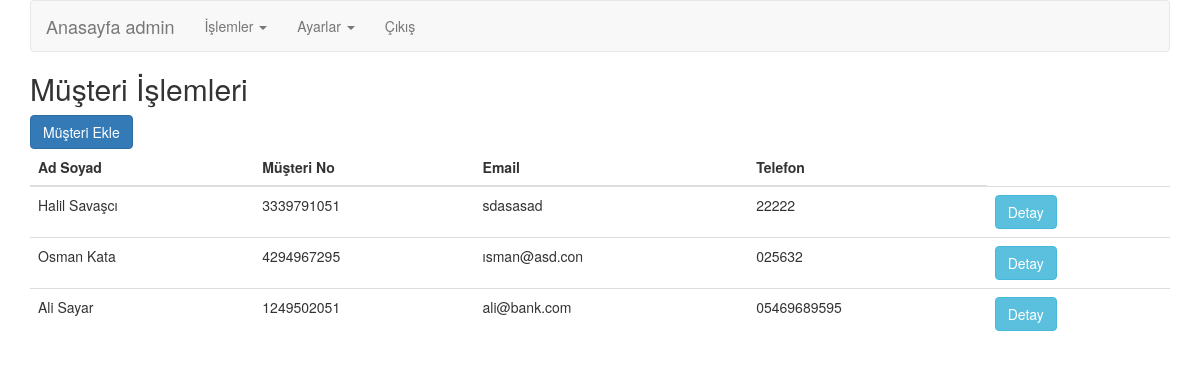
/internetsubesi/admin/musteri-islemleri.php (signed in), run on the app's committed database.
### tables this page shows
CREATE TABLE `musteriler` (
  `musteri_id` int(10) UNSIGNED NOT NULL,
  `ad` varchar(45) NOT NULL,
  `soyad` varchar(45) NOT NULL,
  `telefon` varchar(45) NOT NULL,
  `email` varchar(45) NOT NULL,
  `parola` varchar(45) NOT NULL,
  `anne_kizlik_soyad` varchar(45) NOT NULL,
  `adres` text NOT NULL,
  `musteri_no` int(10) UNSIGNED NOT NULL,
  `yonetici` tinyint(3) UNSIGNED NOT NULL,
  `banka_id` int(10) UNSIGNED NOT NULL
);

### internetsubesi/system/class.database.php (called while the page is built, shortened)
<?php
	class Database{
		private $VtHost       = "localhost";
		private $VtKullanici  = "root";
		private $VtParola     = "123";
		private $VtAd         = "internetbankaciligi";
		private $Pdo;
		private $Sorgu;
		public function __construct(){
			$dsn     = 'mysql:host=' . $this->VtHost . ';dbname=' . $this->VtAd . ';';
			$ayarlar = array(
							PDO::ATTR_PERSISTENT => False,
							PDO::ATTR_ERRMODE    => PDO::ERRMODE_EXCEPTION
					   );
			try{
				$this->Pdo = new PDO($dsn, $this->VtKullanici, $this->VtParola, $ayarlar);
				$this->Pdo->exec("SET CHARACTER SET utf8");
				$this->Pdo->exec("SET names utf8");
			}catch(PDOexeption $e){
				$this->Hata = "Baglantı hatası : " . $e->getMessage();
			}
		}
		public function Sorgula($Sql){
			$this->Sorgu = $this->Pdo->prepare($Sql);
		}
		public function Calistir($parametre = null){
			return $this->Sorgu->execute($parametre);
		}
		public function TamCek(){
			$this->Calistir();
			return $this->Sorgu->fetchAll(PDO::FETCH_BOTH);
		}
	}
?>

### internetsubesi/admin/musteri-islemleri.php (the view, shortened to what this page needs)
<?php include "header.php"; ?>
<?php include "navbar.php"; ?>
<?php
include "../system/class.database.php";
$db=new Database();
$sql = "SELECT * FROM musteriler";
$db->Sorgula($sql);
$musteriler = $db->TamCek();
?>
<h2>Müşteri İşlemleri</h2>
<button class="btn btn-primary" data-toggle="modal" data-target="#musteriEkle">Müşteri Ekle</button>
<table class="table table-hover">
    <thead>
    <tr>
        <th>Ad Soyad</th>
        <th>Müşteri No</th>
        <th>Email</th>
        <th>Telefon</th>
    </tr>
    </thead>
    <tbody>
    <?php foreach ($musteriler as $musteri) {?>
    <tr>
        <td><?=$musteri["ad"]?> <?=$musteri["soyad"]?></td>
        <td><?=$musteri["musteri_no"]?></td>
        <td><?=$musteri["email"]?></td>
        <td><?=$musteri["telefon"]?></td>
        <td><button class="btn btn-info" data-toggle="modal" data-target="#detay<?=$musteri["musteri_id"]?>">Detay</button> </td>
    </tr>
    <?php } ?>
    </tbody>
</table>
</div>
<?php include "footer.php"; ?>

### data on the page
musteriler: ad "Halil", soyad "Savaşcı", musteri_no "3339791051", email "sdasasad", telefon "22222"
musteriler: ad "Osman", soyad "Kata", musteri_no "4294967295", email "ısman@asd.con", telefon "025632"
musteriler: ad "Ali", soyad "Sayar", musteri_no "1249502051", email "ali@bank.com", telefon "05469689595"
